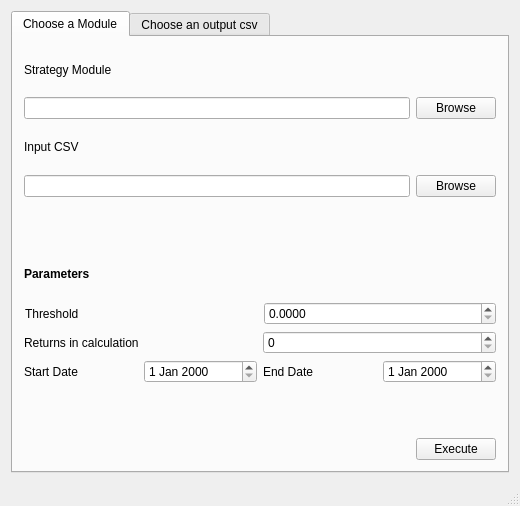
<?xml version="1.0" encoding="UTF-8"?>
<ui version="4.0">
 <class>MainWindow</class>
 <widget class="QMainWindow" name="MainWindow">
  <property name="geometry">
   <rect>
    <x>0</x>
    <y>0</y>
    <width>506</width>
    <height>506</height>
   </rect>
  </property>
  <property name="sizePolicy">
   <sizepolicy hsizetype="Preferred" vsizetype="Preferred">
    <horstretch>80</horstretch>
    <verstretch>0</verstretch>
   </sizepolicy>
  </property>
  <property name="windowTitle">
   <string>MainWindow</string>
  </property>
  <widget class="QWidget" name="centralWidget">
   <property name="enabled">
    <bool>true</bool>
   </property>
   <property name="sizePolicy">
    <sizepolicy hsizetype="Preferred" vsizetype="Preferred">
     <horstretch>0</horstretch>
     <verstretch>0</verstretch>
    </sizepolicy>
   </property>
   <property name="minimumSize">
    <size>
     <width>520</width>
     <height>450</height>
    </size>
   </property>
   <layout class="QVBoxLayout" name="verticalLayout_2">
    <item>
     <widget class="QTabWidget" name="analysis_prep">
      <property name="currentIndex">
       <number>0</number>
      </property>
      <widget class="QWidget" name="widget">
       <attribute name="title">
        <string>Choose a Module</string>
       </attribute>
       <layout class="QVBoxLayout" name="verticalLayout_3">
        <item>
         <layout class="QVBoxLayout" name="programLayout">
          <item>
           <widget class="QLabel" name="strategy_module_label">
            <property name="text">
             <string>Strategy Module</string>
            </property>
           </widget>
          </item>
          <item>
           <layout class="QHBoxLayout" name="strategyModuleLayout">
            <item>
             <widget class="QLineEdit" name="strategy_module_location"/>
            </item>
            <item>
             <widget class="QPushButton" name="browseModule">
              <property name="enabled">
               <bool>true</bool>
              </property>
              <property name="text">
               <string>Browse</string>
              </property>
             </widget>
            </item>
           </layout>
          </item>
          <item>
           <widget class="QLabel" name="input_csv_label">
            <property name="text">
             <string>Input CSV</string>
            </property>
           </widget>
          </item>
          <item>
           <layout class="QHBoxLayout" name="inputCSVLayout">
            <item>
             <widget class="QLineEdit" name="input_csv_location"/>
            </item>
            <item>
             <widget class="QPushButton" name="browseCSV">
              <property name="text">
               <string>Browse</string>
              </property>
             </widget>
            </item>
           </layout>
          </item>
          <item>
           <widget class="QLabel" name="inputcsv_valid">
            <property name="font">
             <font>
              <weight>75</weight>
              <bold>true</bold>
             </font>
            </property>
            <property name="text">
             <string/>
            </property>
           </widget>
          </item>
          <item>
           <widget class="QLabel" name="parameters_label">
            <property name="font">
             <font>
              <weight>75</weight>
              <bold>true</bold>
             </font>
            </property>
            <property name="text">
             <string>Parameters</string>
            </property>
           </widget>
          </item>
          <item>
           <layout class="QGridLayout" name="_2">
            <property name="leftMargin">
             <number>1</number>
            </property>
            <item row="0" column="1">
             <widget class="QLabel" name="threshold_label">
              <property name="text">
               <string>Threshold</string>
              </property>
             </widget>
            </item>
            <item row="0" column="2">
             <widget class="QDoubleSpinBox" name="threshold">
              <property name="decimals">
               <number>4</number>
              </property>
             </widget>
            </item>
           </layout>
          </item>
          <item>
           <layout class="QHBoxLayout" name="returnInCalculationLayout">
            <item>
             <widget class="QLabel" name="returnsInCalculation_label">
              <property name="text">
               <string>Returns in calculation</string>
              </property>
             </widget>
            </item>
            <item>
             <widget class="QSpinBox" name="returnsInCalculation"/>
            </item>
           </layout>
          </item>
          <item>
           <layout class="QHBoxLayout" name="dateLayout">
            <item>
             <widget class="QLabel" name="start_date_label">
              <property name="text">
               <string>Start Date</string>
              </property>
             </widget>
            </item>
            <item>
             <widget class="QDateEdit" name="start_date"/>
            </item>
            <item>
             <widget class="QLabel" name="end_date_label">
              <property name="text">
               <string>End Date</string>
              </property>
             </widget>
            </item>
            <item>
             <widget class="QDateEdit" name="end_date"/>
            </item>
           </layout>
          </item>
          <item>
           <widget class="QLabel" name="date_valid">
            <property name="styleSheet">
             <string notr="true">color:red;</string>
            </property>
            <property name="text">
             <string/>
            </property>
           </widget>
          </item>
          <item>
           <layout class="QGridLayout" name="executeLayout">
            <property name="spacing">
             <number>5</number>
            </property>
            <item row="0" column="0" alignment="Qt::AlignLeft">
             <widget class="QLabel" name="execution_status">
              <property name="sizePolicy">
               <sizepolicy hsizetype="Preferred" vsizetype="Preferred">
                <horstretch>80</horstretch>
                <verstretch>0</verstretch>
               </sizepolicy>
              </property>
              <property name="text">
               <string/>
              </property>
             </widget>
            </item>
            <item row="0" column="1">
             <widget class="QPushButton" name="execute_button">
              <property name="text">
               <string>Execute</string>
              </property>
             </widget>
            </item>
           </layout>
          </item>
         </layout>
        </item>
       </layout>
      </widget>
      <widget class="QWidget" name="tab_2">
       <attribute name="title">
        <string>Choose an output csv</string>
       </attribute>
       <layout class="QVBoxLayout" name="verticalLayout">
        <item>
         <layout class="QHBoxLayout" name="strategyModuleLayout_2">
          <item>
           <widget class="QLabel" name="outputcsv_label">
            <property name="text">
             <string>Output CSV File</string>
            </property>
           </widget>
          </item>
          <item>
           <widget class="QLineEdit" name="output_csv_location"/>
          </item>
          <item>
           <widget class="QPushButton" name="browse_outputcsv">
            <property name="enabled">
             <bool>true</bool>
            </property>
            <property name="text">
             <string>Browse</string>
            </property>
           </widget>
          </item>
         </layout>
        </item>
        <item>
         <layout class="QHBoxLayout" name="horizontalLayout">
          <property name="sizeConstraint">
           <enum>QLayout::SetMinimumSize</enum>
          </property>
          <item>
           <widget class="QLabel" name="output_csv_valid">
            <property name="autoFillBackground">
             <bool>false</bool>
            </property>
            <property name="styleSheet">
             <string notr="true">color: rgb(255, 0, 0);</string>
            </property>
            <property name="text">
             <string/>
            </property>
           </widget>
          </item>
         </layout>
        </item>
        <item>
         <widget class="QPushButton" name="analyse_button">
          <property name="text">
           <string>Analyse</string>
          </property>
         </widget>
        </item>
       </layout>
      </widget>
     </widget>
    </item>
   </layout>
  </widget>
  <widget class="QStatusBar" name="statusBar">
   <property name="enabled">
    <bool>true</bool>
   </property>
  </widget>
 </widget>
 <layoutdefault spacing="6" margin="11"/>
 <resources/>
 <connections/>
</ui>
